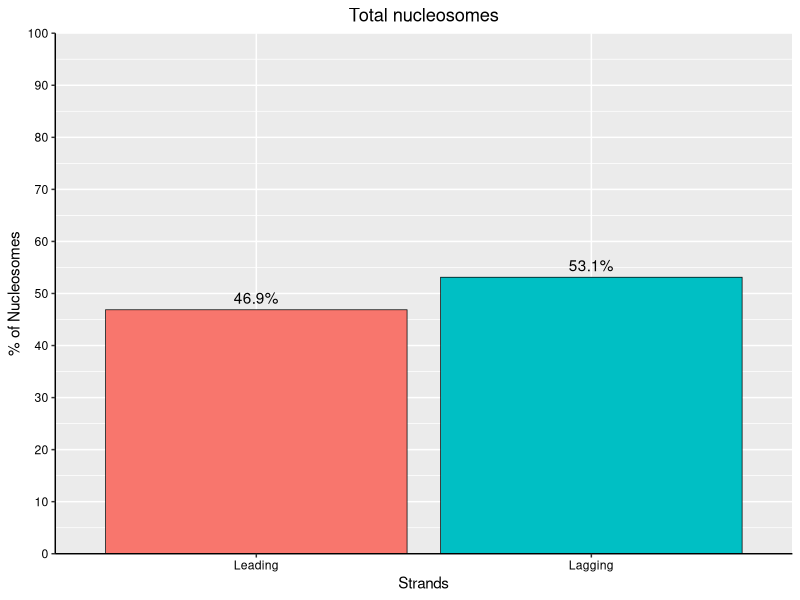
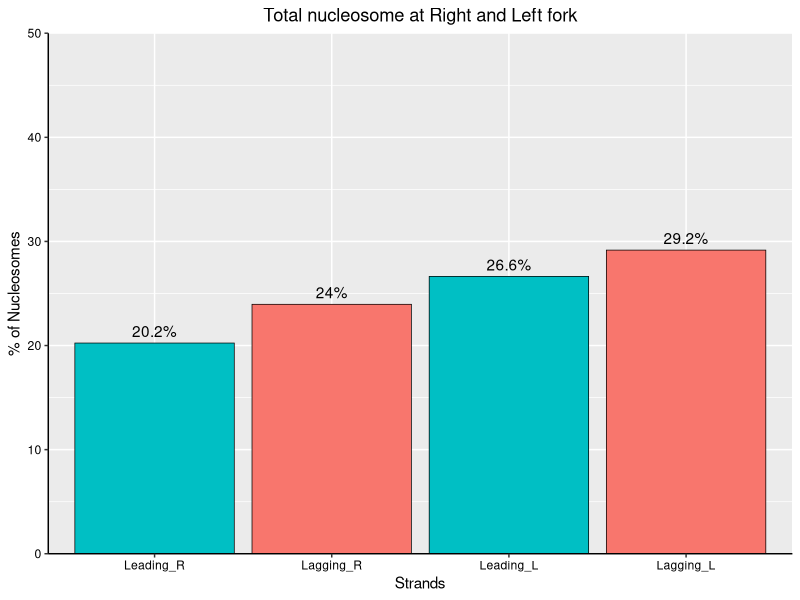
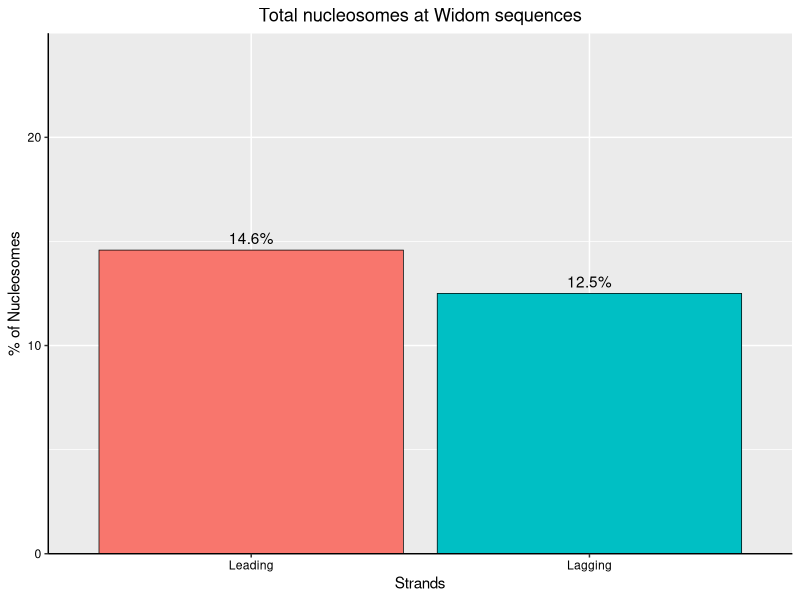
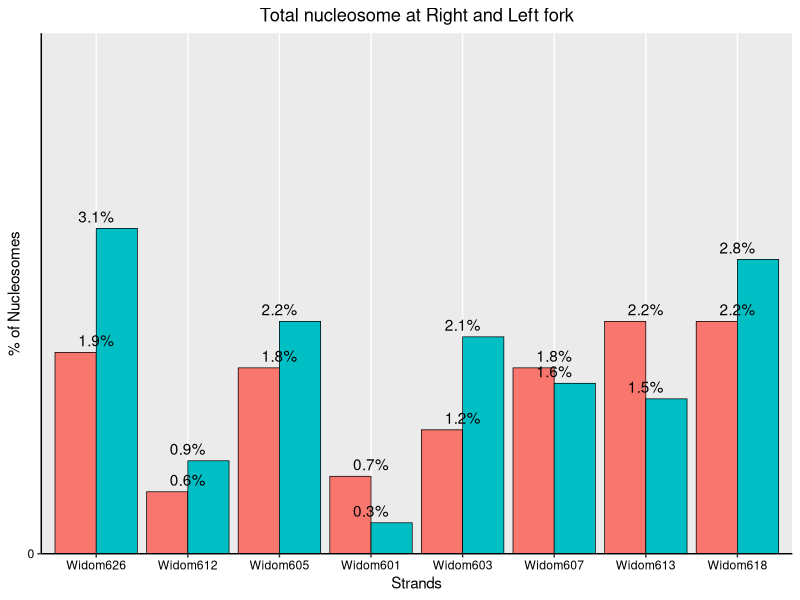

R code for these plots, in order:
## ---- chunk 1
library(tidyverse)
library(readr)
## ---- chunk 2
BC01_Nucleosomes <- read_delim("Nucleosome_original.csv")
head(BC01_Nucleosomes)
## ---- chunk 3
T_n <- BC01_Nucleosomes %>%
  nrow()
T_n
## ---- chunk 4
unique(BC01_Nucleosomes$Mapping_y)
unique(BC01_Nucleosomes$StrandStatus)
## ---- chunk 5
T_n_Leading <- BC01_Nucleosomes %>% 
  filter(StrandStatus == "Lead") %>%
  nrow()
T_n_Leading
## ---- chunk 6
T_n_lagging <- BC01_Nucleosomes %>%
  filter(StrandStatus == "Lag") %>% 
  nrow()
T_n_lagging 

## ---- chunk 7
T_n_Leadlag <-BC01_Nucleosomes %>% 
  count(StrandStatus) %>% 
  mutate(percentage = n/T_n * 100) %>% 
  mutate(StrandStatus = factor(StrandStatus, levels = c("Lead", "Lag")))
T_n_Leadlag
## ---- chunk 8
ggplot(T_n_Leadlag, aes(x = StrandStatus, y= percentage, fill = StrandStatus)) +
  geom_bar(
    stat = "identity", 
    color = "black",
    size = 0.25) +
  scale_y_continuous(
    breaks = seq(0, 100, by =10), 
    limits = c(0, 100), 
    expand = c(0,0)) +
  geom_text(
    aes(label = paste0(round(percentage, 1), "%")),
            vjust = -0.5) +
  labs(
    y= "% of Nucleosomes", 
    x = "Strands") +
  scale_x_discrete(
    labels = c("Leading", "Lagging")) +
  theme(
    legend.position = "none",
    axis.line = element_line(color = "black", size = 0.5),
    axis.text.x = element_text(color = "black"),
    axis.text.y = element_text(color = "black"),
    plot.title = element_text(hjust = 0.5)) +
  ggtitle("Total nucleosomes")
## ---- chunk 9
unique(BC01_Nucleosomes$StrandDirection)
## ---- chunk 10
Fork_nucleosomes <- BC01_Nucleosomes %>% 
  count(StrandStatus, StrandDirection) %>% 
  mutate(percentage = n/T_n * 100) %>% 
  mutate(StrandDirection = factor(StrandDirection, levels = c("fwdLead", "revLag", "revLead", "fwdLag")))
Fork_nucleosomes
## ---- chunk 11
ggplot(Fork_nucleosomes, aes(x = StrandDirection, y = percentage, fill = StrandStatus)) +
  geom_col(
    stat = "identity",
     color = "black",
    size = 0.25) +
  scale_y_continuous(
    breaks = seq(0, 500, by =10), 
    limits = c(0, 50), 
    expand = c(0,0)) +
  geom_text(
    aes(label = paste0(round(percentage, 1), "%")),
            vjust = -0.5) +
  labs(
    y= "% of Nucleosomes", 
    x = "Strands") +
  scale_x_discrete(
    labels = c("Leading_R", "Lagging_R", "Leading_L", "Lagging_L")) +
  theme(
    legend.position = "none",
    axis.line = element_line(color = "black", size = 0.5),
    axis.text.x = element_text(color = "black"),
    axis.text.y = element_text(color = "black"),
    plot.title = element_text(hjust = 0.5)) +
  ggtitle("Total nucleosome at Right and Left fork")
## ---- chunk 12
unique(BC01_Nucleosomes$`Region of Interest`)
## ---- chunk 13
Widoms <- BC01_Nucleosomes %>% 
  filter(`Region of Interest` !="Others") %>% 
  count(StrandStatus) %>% 
  mutate(percentage = n/T_n *100) %>% 
  mutate(StrandStatus = factor(StrandStatus, levels = c("Lead", "Lag")))

Widoms

## ---- chunk 14
ggplot(Widoms, aes(x = StrandStatus, y= percentage, fill = StrandStatus)) +
  geom_bar(
    stat = "identity", 
    color = "black",
    size = 0.25) +
  scale_y_continuous(
    breaks = seq(0, 30, by =10), 
    limits = c(0, 25), 
    expand = c(0,0)) +
  geom_text(
    aes(label = paste0(round(percentage, 1), "%")),
            vjust = -0.5) +
  labs(
    y= "% of Nucleosomes", 
    x = "Strands") +
  scale_x_discrete(
    labels = c("Leading", "Lagging")) +
  theme(
    legend.position = "none",
    axis.line = element_line(color = "black", size = 0.5),
    axis.text.x = element_text(color = "black"),
    axis.text.y = element_text(color = "black"),
    plot.title = element_text(hjust = 0.5)) +
  ggtitle("Total nucleosomes at Widom sequences")
## ---- chunk 15
Widoms_unique <- BC01_Nucleosomes %>% 
  filter(`Region of Interest` !="Others") %>% 
  count(StrandStatus, `Region of Interest`) %>% 
  mutate(percentage = n/T_n *100) %>% 
  mutate(`Region of Interest` = factor(`Region of Interest`, levels = c("Widom626", "Widom612", "Widom605", "Widom601", "Widom603", "Widom607", "Widom613", "Widom618")))

Widoms_unique
## ---- chunk 16
ggplot(Widoms_unique, aes(x = `Region of Interest`, y = percentage, fill = StrandStatus)) +
  geom_col(
    stat = "identity",
     color = "black",
    size = 0.25,
    position = "dodge") +
  scale_y_continuous(
    breaks = seq(0, 5, by =10), 
    limits = c(0, 5), 
    expand = c(0,0)) +
  geom_text(
    aes(label = paste0(round(percentage, 1), "%")),
            vjust = -0.5,
            position = "dodge") +
  labs(
    y= "% of Nucleosomes", 
    x = "Strands") +
  #scale_x_discrete(
   # labels = c("Leading_R", "Lagging_R", "Leading_L", "Lagging_L")) +
  theme(
    legend.position = "none",
    axis.line = element_line(color = "black", size = 0.5),
    axis.text.x = element_text(color = "black"),
    axis.text.y = element_text(color = "black"),
    plot.title = element_text(hjust = 0.5)) +
  ggtitle("Total nucleosome at Right and Left fork")
